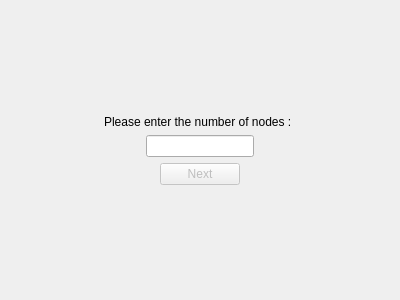
<?xml version="1.0" encoding="UTF-8"?>
<ui version="4.0">
 <class>Form</class>
 <widget class="QWidget" name="Form">
  <property name="geometry">
   <rect>
    <x>0</x>
    <y>0</y>
    <width>400</width>
    <height>300</height>
   </rect>
  </property>
  <property name="windowTitle">
   <string>Form</string>
  </property>
  <layout class="QVBoxLayout" name="verticalLayout_2">
   <item>
    <spacer name="verticalSpacer_2">
     <property name="orientation">
      <enum>Qt::Vertical</enum>
     </property>
     <property name="sizeHint" stdset="0">
      <size>
       <width>20</width>
       <height>40</height>
      </size>
     </property>
    </spacer>
   </item>
   <item alignment="Qt::AlignHCenter">
    <widget class="QLabel" name="label">
     <property name="text">
      <string>Please enter the number of nodes : </string>
     </property>
    </widget>
   </item>
   <item alignment="Qt::AlignHCenter|Qt::AlignVCenter">
    <widget class="QLineEdit" name="node_n_le">
     <property name="placeholderText">
      <string/>
     </property>
    </widget>
   </item>
   <item alignment="Qt::AlignHCenter">
    <widget class="QPushButton" name="next_btn">
     <property name="enabled">
      <bool>false</bool>
     </property>
     <property name="text">
      <string>Next</string>
     </property>
     <property name="autoDefault">
      <bool>true</bool>
     </property>
     <property name="default">
      <bool>true</bool>
     </property>
    </widget>
   </item>
   <item>
    <spacer name="verticalSpacer">
     <property name="orientation">
      <enum>Qt::Vertical</enum>
     </property>
     <property name="sizeHint" stdset="0">
      <size>
       <width>20</width>
       <height>95</height>
      </size>
     </property>
    </spacer>
   </item>
  </layout>
 </widget>
 <resources/>
 <connections/>
</ui>
